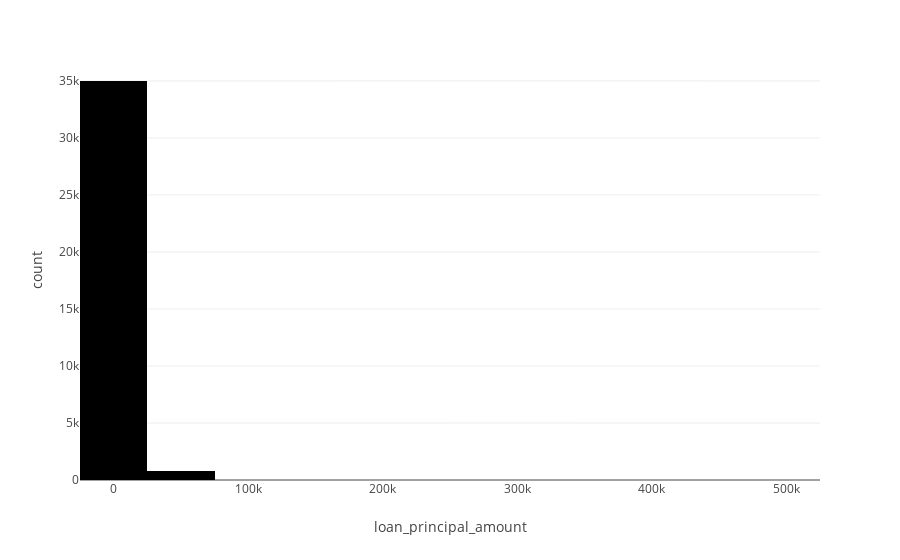

The notebook cell saved with this chart:
### Code cell
# agent.run(input="What was the last question?")
agent("What was the last question?")

### Figure 1 — Plotly figure (JSON) as saved in the notebook; plotly's stock layout.template omitted (floating-point values rounded to 4 significant figures; data arrays with more than 128 entries replaced by an {"elided": "..."} marker saying what was removed)
{"data": [{"alignmentgroup": "True", "bingroup": "x", "hovertemplate": "loan_principal_amount=%{x}<br>count=%{y}<extra></extra>", "legendgroup": "", "marker": {"color": "#000001", "pattern": {"shape": ""}}, "name": "", "nbinsx": 20, "offsetgroup": "", "orientation": "v", "showlegend": false, "type": "histogram", "x": {"elided": "35803 float values"}, "xaxis": "x", "yaxis": "y"}], "layout": {"barmode": "relative", "legend": {"tracegroupgap": 0}, "margin": {"t": 60}, "xaxis": {"anchor": "y", "domain": [0, 1], "title": {"text": "loan_principal_amount"}}, "yaxis": {"anchor": "x", "domain": [0, 1], "title": {"text": "count"}}}}
